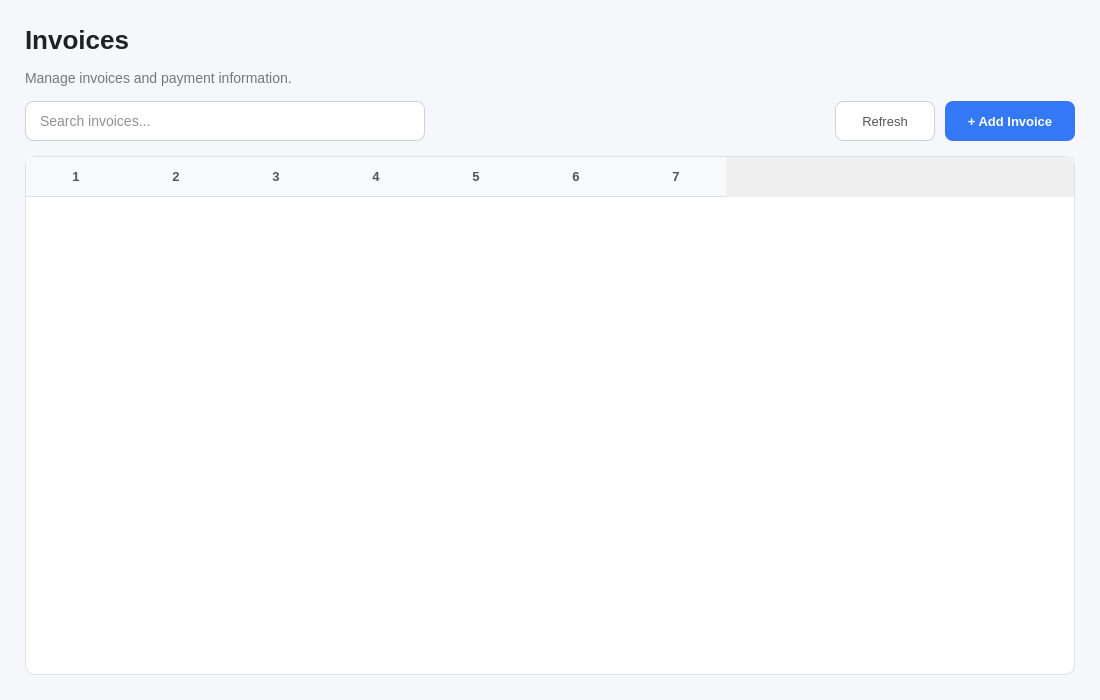
<?xml version="1.0" encoding="UTF-8"?>
<ui version="4.0">
    <class>InvoicesPage</class>
    <widget class="QWidget" name="InvoicesPage">
        <property name="geometry">
            <rect>
                <x>0</x>
                <y>0</y>
                <width>1100</width>
                <height>700</height>
            </rect>
        </property>

        <property name="windowTitle">
            <string>Invoices</string>
        </property>

        <property name="styleSheet">
            <string notr="true">
                QWidget#InvoicesPage {
                background-color: #F5F7FA;
                }

                QLabel#lblTitle {
                color: #202124;
                font-size: 26px;
                font-weight: bold;
                }

                QLabel#lblSubtitle {
                color: #777777;
                font-size: 14px;
                }

                QLineEdit {
                background-color: #FFFFFF;
                color: #222222;
                border: 1px solid #D0D0D0;
                border-radius: 8px;
                padding: 8px 12px;
                font-size: 14px;
                }

                QLineEdit:focus {
                border: 1px solid #3478F6;
                }

                QPushButton#btnRefresh {
                background-color: #FFFFFF;
                color: #555555;
                border: 1px solid #D0D0D0;
                border-radius: 8px;
                padding: 8px 15px;
                font-size: 13px;
                }

                QPushButton#btnRefresh:hover {
                background-color: #F2F2F2;
                color: #222222;
                }

                QPushButton#btnAdd {
                background-color: #3478F6;
                color: #FFFFFF;
                border: none;
                border-radius: 8px;
                padding: 8px 15px;
                font-size: 13px;
                font-weight: bold;
                }

                QPushButton#btnAdd:hover {
                background-color: #4A8CFF;
                }

                QTableWidget {
                background-color: #FFFFFF;
                color: #222222;
                border: 1px solid #E0E0E0;
                border-radius: 10px;
                font-size: 13px;
                selection-background-color: #EAF1FF;
                selection-color: #222222;
                gridline-color: transparent;
                }

                QHeaderView::section {
                background-color: #F8F9FA;
                color: #555555;
                border: none;
                border-bottom: 1px solid #E0E0E0;
                padding: 10px;
                font-size: 13px;
                font-weight: bold;
                }
            </string>
        </property>

        <layout class="QVBoxLayout" name="mainLayout">
            <property name="spacing">
                <number>15</number>
            </property>

            <property name="leftMargin">
                <number>25</number>
            </property>
            <property name="topMargin">
                <number>25</number>
            </property>
            <property name="rightMargin">
                <number>25</number>
            </property>
            <property name="bottomMargin">
                <number>25</number>
            </property>

            <item>
                <widget class="QLabel" name="lblTitle">
                    <property name="text">
                        <string>Invoices</string>
                    </property>
                </widget>
            </item>

            <item>
                <widget class="QLabel" name="lblSubtitle">
                    <property name="text">
                        <string>Manage invoices and payment information.</string>
                    </property>
                </widget>
            </item>

            <item>
                <layout class="QHBoxLayout" name="toolbarLayout">
                    <property name="spacing">
                        <number>10</number>
                    </property>

                    <item>
                        <widget class="QLineEdit" name="txtSearch">
                            <property name="minimumSize">
                                <size>
                                    <width>300</width>
                                    <height>40</height>
                                </size>
                            </property>

                            <property name="placeholderText">
                                <string>Search invoices...</string>
                            </property>
                        </widget>
                    </item>

                    <item>
                        <spacer name="horizontalSpacer">
                            <property name="orientation">
                                <enum>Qt::Horizontal</enum>
                            </property>
                            <property name="sizeHint" stdset="0">
                                <size>
                                    <width>40</width>
                                    <height>20</height>
                                </size>
                            </property>
                        </spacer>
                    </item>

                    <item>
                        <widget class="QPushButton" name="btnRefresh">
                            <property name="minimumSize">
                                <size>
                                    <width>100</width>
                                    <height>40</height>
                                </size>
                            </property>

                            <property name="text">
                                <string>Refresh</string>
                            </property>
                        </widget>
                    </item>

                    <item>
                        <widget class="QPushButton" name="btnAdd">
                            <property name="minimumSize">
                                <size>
                                    <width>130</width>
                                    <height>40</height>
                                </size>
                            </property>

                            <property name="text">
                                <string>+ Add Invoice</string>
                            </property>
                        </widget>
                    </item>
                </layout>
            </item>

            <item>
                <widget class="QTableWidget" name="tblInvoices">
                    <property name="minimumSize">
                        <size>
                            <width>0</width>
                            <height>450</height>
                        </size>
                    </property>

                    <property name="alternatingRowColors">
                        <bool>true</bool>
                    </property>

                    <property name="selectionMode">
                        <enum>QAbstractItemView::SingleSelection</enum>
                    </property>

                    <property name="selectionBehavior">
                        <enum>QAbstractItemView::SelectRows</enum>
                    </property>

                    <property name="showGrid">
                        <bool>false</bool>
                    </property>

                    <property name="rowCount">
                        <number>0</number>
                    </property>

                    <property name="columnCount">
                        <number>7</number>
                    </property>
                </widget>
            </item>

        </layout>
    </widget>

    <resources/>
    <connections/>
</ui>
